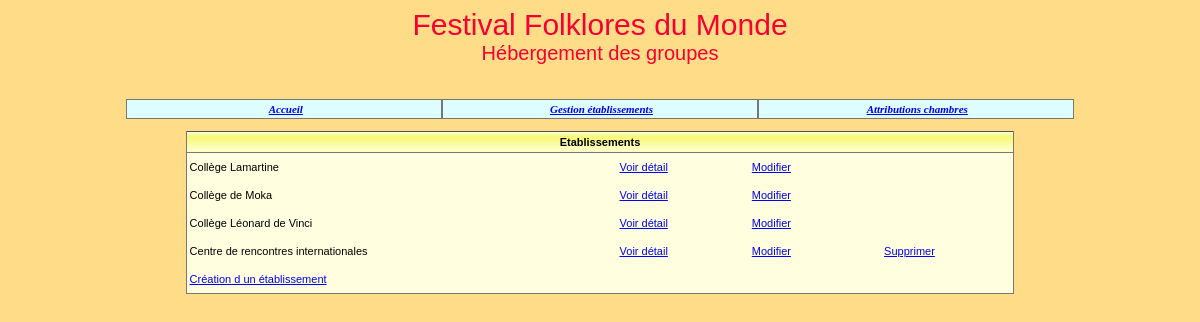
Before: /listeEtablissements.php with the older database file.
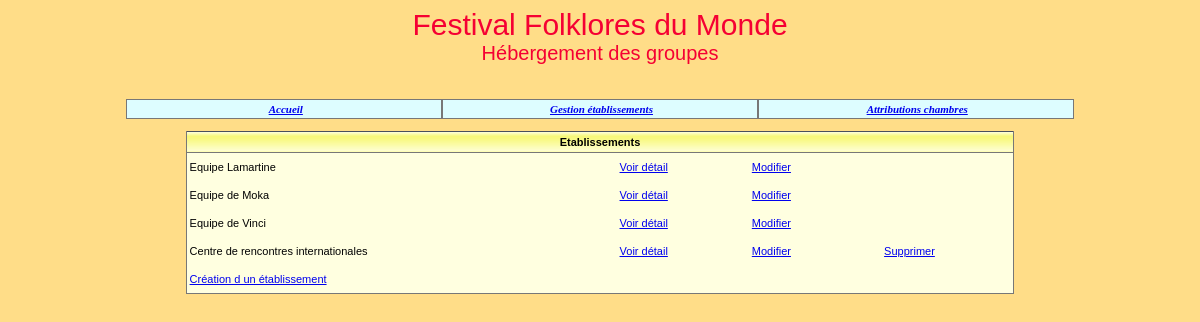
After: the same page with the newer database file.
### tables this page shows
create table Etablissement 
	(
	id char (8) not null, 
	nom varchar (45) not null,
	adresseRue varchar (45) not null, 
	codePostal char (5) not null, 
	ville varchar (35) not null,
	tel varchar (13) not null,
	adresseElectronique varchar (70),
	type tinyint not null,
	civiliteResponsable varchar (12) not null,
	nomResponsable varchar (25) not null,
	prenomResponsable varchar (25),
	nombreChambresOffertes integer,
	constraint pk_Etablissement primary key (id)
	);

### _gestionBase.inc.php (called while the page is built, shortened)
<?php
function obtenirReqEtablissements()
{
   $req="select id, nom from Etablissement order by id";
   return $req;
}
function existeAttributionsEtab($connexion, $id)
{
   $req="select * From Attribution where idEtab='$id'";
   $rsAttrib=$connexion->query($req);
   $rsAttrib->execute();
   return $rsAttrib->fetch();
}
?>

### listeEtablissements.php (the view, shortened to what this page needs)
<?php
include("_debut.inc.php");
include("_gestionBase.inc.php");
$connexion=connect();
echo" <table width='70%' cellspacing='0' cellpadding='0' align='center' class='tabNonQuadrille'>
   <tr class='enTeteTabNonQuad'>
      <td colspan='4'>Etablissements</td>
   </tr>";
   $req=obtenirReqEtablissements();
   $rsEtab=$connexion->query($req);
   $rsEtab->execute();
   $lgEtab=$rsEtab->fetch();
   while ($lgEtab!=FALSE)
   {
      $id=$lgEtab['id'];
      $nom=$lgEtab['nom'];
      echo"
		<tr class='ligneTabNonQuad'>
         <td width='52%'>$nom</td>
         <td width='16%' align='center'>
         <a href='detailEtablissement.php?id=$id'>
         Voir détail</a></td>
         <td width='16%' align='center'>
         <a href='modificationEtablissement.php?action=demanderModifEtab&amp;id=$id'>
         Modifier</a></td>";
			if (!existeAttributionsEtab($connexion, $id))
			{
            echo"
            <td width='16%' align='center'>
            <a href='suppressionEtablissement.php?action=demanderSupprEtab&amp;id=$id'>
            Supprimer</a></td>";
			}
			else
			{
				echo" <td width='16%'>&nbsp; </td>";
			}
			echo "</tr>";
      $lgEtab=$rsEtab->fetch();
   }
   echo"
   <tr class='ligneTabNonQuad'>
      <td colspan='4'><a href='creationEtablissement.php?action=demanderCreEtab'>
      Création d un établissement</a ></td>
  </tr>
</table>";
?>

Changed rows visible on the page:
changed etablissement: nom "Collège Lamartine" → "Equipe Lamartine"
changed etablissement: nom "Collège de Moka" → "Equipe de Moka"
changed etablissement: nom "Collège Léonard de Vinci" → "Equipe de Vinci"
